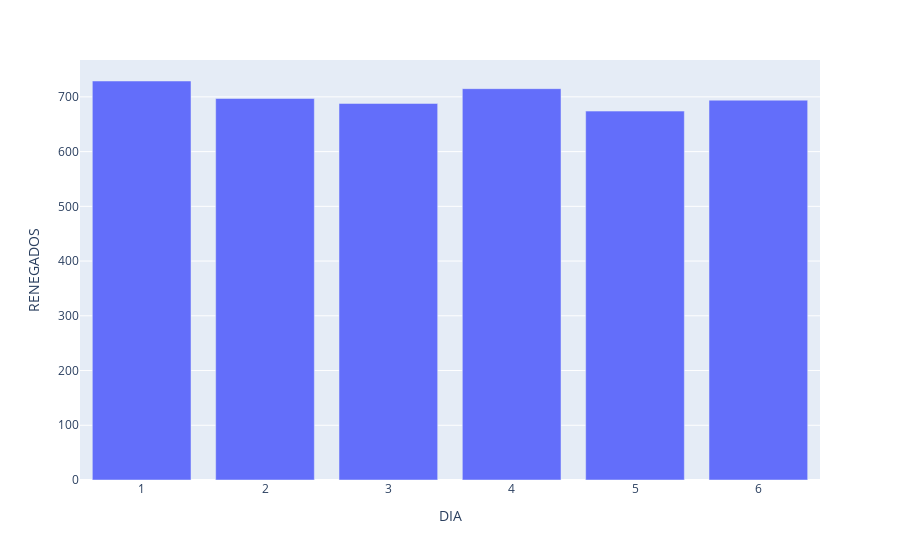

Notebook cell for this chart:
### Markdown cell above
## PERSONAS SIN TICKET POR DIA

### Code cell
dia_renegado = {x:0 for x in dias_en_minutos}
dia_actual = 0

for dia_en_minuto in dias_en_minutos:
    dia = list(filter(lambda x: x[1]<=dia_en_minuto, renegado_minuto))
    dia_renegado[dia_en_minuto] = sum([x[0] for x in dia])
    temp = [x for x in renegado_minuto if x not in dia]
    renegado_minuto = temp

keys = list(map(lambda x: x/(60*24), list(dia_renegado.keys())))
values = list(dia_renegado.values())

dia_renegado = dict(zip(keys, values))

df = DataFrame.from_dict(dia_renegado.items())
df.columns = ['DIA', 'RENEGADOS']
express.bar(df, x='DIA', y='RENEGADOS')

### Figure 1 — Plotly figure (JSON) as saved in the notebook; plotly's stock layout.template omitted (floating-point values rounded to 4 significant figures)
{"data": [{"alignmentgroup": "True", "hovertemplate": "DIA=%{x}<br>RENEGADOS=%{y}<extra></extra>", "legendgroup": "", "marker": {"color": "#636efa", "pattern": {"shape": ""}}, "name": "", "offsetgroup": "", "orientation": "v", "showlegend": false, "textposition": "auto", "x": [1.0, 2.0, 3.0, 4.0, 5.0, 6.0], "xaxis": "x", "y": [729, 697, 688, 715, 674, 694], "yaxis": "y", "type": "bar"}], "layout": {"xaxis": {"anchor": "y", "domain": [0.0, 1.0], "title": {"text": "DIA"}}, "yaxis": {"anchor": "x", "domain": [0.0, 1.0], "title": {"text": "RENEGADOS"}}, "legend": {"tracegroupgap": 0}, "margin": {"t": 60}, "barmode": "relative"}}
